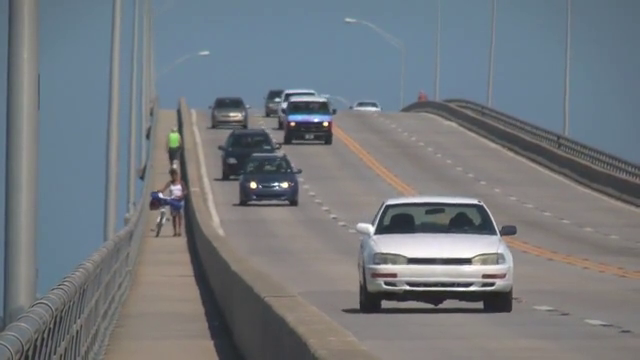
#> input picture frame 91 of Mean Shift Single Object Tracking/slow_traffic_small.mp4, 640 x 360 px, given in place of ballmotion.m4v, which was not available
$ jupyter execute --allow-errors MeanShiftObjectTracking-checkpoint.ipynb   (shell and % lines are left out)   (text cells are left out)
#> lines starting #> are read from the running program, lines starting #| are printed output that depends on the picture; after the words box and inside, x2 and y2 are one past the last pixel; in counts of white or black regions, pixels touching at a corner belong together; pictures that were not available may be replaced by others from this repository, and a replacement may not be noted
[cell 1]
import numpy as np
from sklearn.cluster import MeanShift, estimate_bandwidth
from sklearn.datasets import make_blobs

[cell 2]
#Generate sample data
centers = [[1,1],[-1,-1],[1,-1]]
X, y = make_blobs(n_samples = 10000, centers = centers, cluster_std = 0.6)

[cell 3]
#Identify Bandwidth
bandwidth = estimate_bandwidth(X, quantile = 0.2)

[cell 4]
ms = MeanShift(bandwidth = bandwidth, bin_seeding = True)
ms.fit(X)
labels = ms.labels_
cluster_centers  = ms.cluster_centers_

[cell 5]
labels_unique = np.unique(labels)
n_clusters= len(labels_unique)

print("number of estimated clusters: %d" % n_clusters)

[cell 6]
#plot result
import matplotlib.pyplot as plt
fig,ax = plt.subplots(1,2,figsize=(16,6))
ax[0].scatter(X[:,0],X[:,1],s=5,c=y)
ax[0].set_title('Original Data Distribution')
ax[1].scatter(X[:,0],X[:,1],s=5,c=labels)
ax[1].plot(cluster_centers[:,0],cluster_centers[:,1], 'o', markersize=10, c='black')
ax[1].set_title('Estimated number of clusters : %d' %n_clusters)
plt.show()
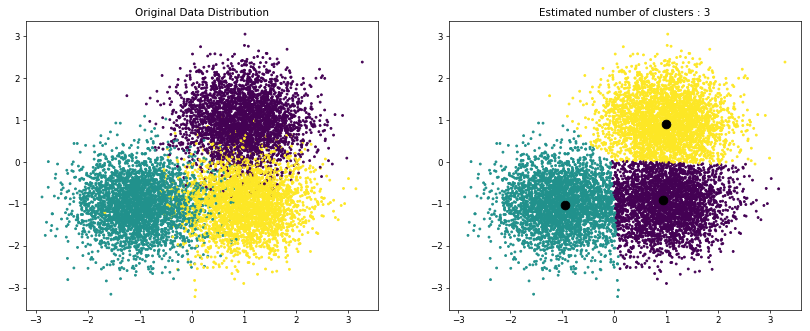
#> figure drawn by matplotlib, 2 panels

[cell 7]
import matplotlib.pyplot as plt
from PIL import Image

#> (a cell that did not finish here is left out)

#> (a cell that did not finish here is left out)

#> (a cell that did not finish here is left out)

#> (a cell that did not finish here is left out)

[cell 12]
labels_unique = np.unique(labels)
#> labels_unique = [0, 1, 2]
n_clusters= len(labels_unique)
#> n_clusters = 3

print("number of estimated clusters: %d" % n_clusters)
#| number of estimated clusters: 3

[cell 13]
#plot result
import matplotlib.pyplot as plt
fig,ax = plt.subplots(1,2,figsize=(16,6))
ax[0].axis('off')
#> (the rest of this cell did not finish here and is left out)

[cell 14]
def GaussianKernel(X_arr,X, X_central):
    sig_arr = np.std(X_arr,axis = 0)
    sig_arr = np.ravel(sig_arr)
    dist_sum = 0
    for i in range(len(X)):
        d1 = [X[i]-X_central[i]]/sig_arr[i]
        dist_sum += d1**2
        kernel_val = np.exp(-0.5*dist_sum)
    return(kernel_val)

[cell 15]
import numpy as np
import cv2

[cell 16]
def resize(img):
    return cv2.resize(img,(512,512)) # arg1- input image, arg- output_width, output_height

[cell 17]
cap=cv2.VideoCapture("C:\\Users\\venka\\Downloads\\ballmotion.m4v")
ret,frame=cap.read()
#> frame is the input picture: shape (360, 640, 3); mean B, G, R 126.6, 121.2, 115.7

while ret==True:
    ret,frame=cap.read()
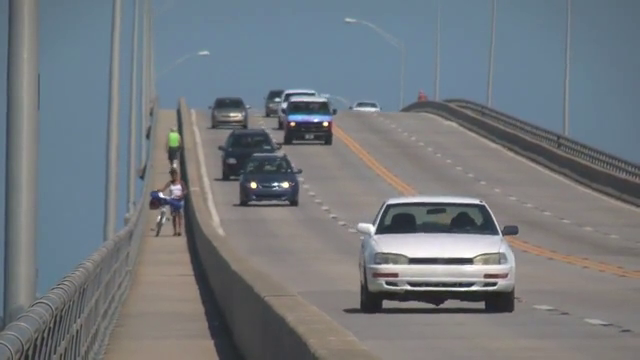
#> input picture frame 92 of Mean Shift Single Object Tracking/slow_traffic_small.mp4, 640 x 360 px, given in place of ballmotion.m4v, which was not available
#> frame is the input picture: shape (360, 640, 3); mean B, G, R 126.3, 121.1, 115.4
    #cv2.imshow("frame",resize(frame))
    cv2.imshow("frame",frame)
    key=cv2.waitKey(10)
#> (key q is pressed here)
    if key==ord('q') or ret == False:
        break
cv2.waitKey(0)
cv2.destroyAllWindows()

[cell 18]
cap=cv2.VideoCapture('C:\\Users\\venka\\Downloads\\ballmotion.m4v')
ret,frame=cap.read()
hsv=cv2.cvtColor(frame,cv2.COLOR_BGR2HSV)
#> hsv: shape (360, 640, 3); mean H, S, V 67.8, 39.8, 131.8
cv2.imshow("frame",frame)

# [6 lines of commented-out code are left out]

[cell 19]
cap=cv2.VideoCapture('C:\\Users\\venka\\Downloads\\ballmotion.m4v')


ret,frame=cap.read()
l_b=np.array([0,230,170])# lower hsv bound for red
u_b=np.array([255,255,220])# upper hsv bound to red

mask_arr = []
while ret==True:
    ret,frame=cap.read()

    hsv=cv2.cvtColor(frame,cv2.COLOR_BGR2HSV)
#> hsv: shape (360, 640, 3); mean H, S, V 67.5, 39.8, 131.5
    mask=cv2.inRange(hsv,l_b,u_b)
#> mask: shape (360, 640); every value is 0

    frame = cv2.bitwise_and(frame, frame, mask=mask)
#> frame: shape (360, 640, 3); every value is 0
    cv2.imshow('image', frame)

    # [7 lines of commented-out code are left out]


    key=cv2.waitKey(1)
#> (key q is pressed here)
    #if key==ord('q') or ret == False:
    if  cv2.waitKey(1) & 0xFF == ord('q'):
#> (key q is pressed here)
#> `contours,_= cv2.findContours(mask,cv2.RETR_TREE,cv2.CHAIN_APPROX_SIMPLE)`: contours = []
        break

cv2.waitKey(0)
cv2.destroyAllWindows()

[cell 20]
import os
print(os.getcwd())

[cell 21]
import numpy as np
import pandas as pd

df = pd.DataFrame( np.where(mask_arr!=0))
df.to_csv("t1.csv")

#print(type(mask_arr))

[cell 22]
cap=cv2.VideoCapture('C:\\Users\\venka\\Downloads\\ballmotion.m4v')


ret,frame=cap.read()
l_b=np.array([0,230,170])# lower hsv bound for red
u_b=np.array([255,255,220])# upper hsv bound to red

#> (the rest of this cell did not finish here and is left out)

[cell 23]
#(x,y,w,h) (178,1075,4,5)

[cell 24]
import cv2
cap = cv2.VideoCapture('C:\\Users\\venka\\Downloads\\slow_traffic_small.mp4')
# take first frame of the video
ret,frame = cap.read()
# setup initial location of window
x, y, w, h = 178, 2000, 4, 5 # simply hardcoded the values
track_window = (x, y, w, h)
cv2.rectangle(frame,(x,y),(x+w,y+h),(0,255,0),4)
cv2.imshow("frame",frame)

key=cv2.waitKey(10)
#> (key q is pressed here)
if key==ord('q') or ret == False:
    cv2.waitKey(0)
    cv2.destroyAllWindows()

[cell 25]
import numpy as np
import cv2 as cv

[cell 26]
cap = cv.VideoCapture('C:\\Users\\venka\\Downloads\\slow_traffic_small.mp4')

[cell 27]
# take first frame of the video
ret,frame = cap.read()

[cell 28]
# setup initial location of window
x, y, w, h = 300, 200, 100, 100 # simply hardcoded the values
track_window = (x, y, w, h)

[cell 29]
# set up the ROI for tracking
roi = frame[y:y+h, x:x+w]
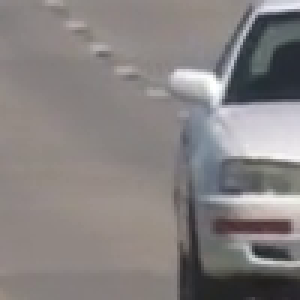
#> roi: shape (100, 100, 3) (shown 3 times larger); mean B, G, R 129, 129.7, 134.4
hsv_roi =  cv.cvtColor(roi, cv.COLOR_BGR2HSV)
#> hsv_roi: shape (100, 100, 3); mean H, S, V 44.5, 20.4, 136.6
mask = cv.inRange(hsv_roi, np.array((0., 60.,32.)), np.array((180.,255.,255.)))
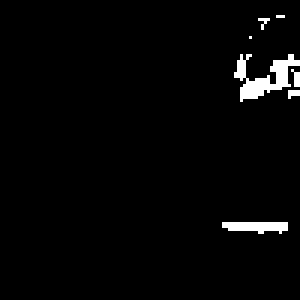
#> mask: shape (100, 100) (shown 3 times larger); 2.4% white; 7 white regions (5 under 20 px), largest, box (x1, y1, x2, y2) and area: (78, 18, 100, 34) 145, (74, 74, 96, 78) 67
roi_hist = cv.calcHist([hsv_roi],[0],mask,[180],[0,180])
#> roi_hist = 180 values, max 61 at index 108, min 0 at index 1, mean 1.35
cv.normalize(roi_hist,roi_hist,0,255,cv.NORM_MINMAX)
#> Out = 180 values, max 255 at index 108, min 0 at index 1, mean 5.64

[cell 30]
# Setup the termination criteria, either 10 iteration or move by at least 1 pt
term_crit = ( cv.TERM_CRITERIA_EPS | cv.TERM_CRITERIA_COUNT, 10, 1 )

[cell 31]
while(1):
    ret, frame = cap.read()

    if ret == True:
        hsv = cv.cvtColor(frame, cv.COLOR_BGR2HSV)
        dst = cv.calcBackProject([hsv],[0],roi_hist,[0,180],1)
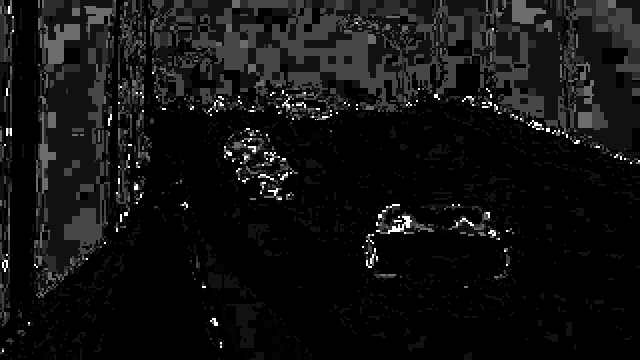
#> dst: shape (360, 640); min 0, max 255, mean 17.7

        # apply meanshift to get the new location
        ret, track_window = cv.meanShift(dst, track_window, term_crit)
#> ret = 3; track_window = (342, 182, 100, 100)

        # Draw it on image
        x,y,w,h = track_window
#> x = 342; y = 182; w = 100; h = 100
        img2 = cv.rectangle(frame, (x,y), (x+w,y+h), 255,2)
        cv.imshow('img2',img2)

        k = cv.waitKey(1)
#> (key q is pressed here)
        if k==ord('q') or ret == False:
            cv.waitKey(0)
    else:
        break

cv.destroyAllWindows()

$ run again, starting later in the video
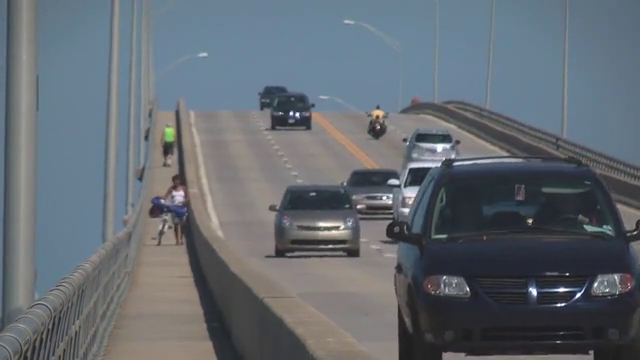
#> input picture frame 411 of Mean Shift Single Object Tracking/slow_traffic_small.mp4, 640 x 360 px, given in place of ballmotion.m4v, which was not available
#> labels_unique = [0, 1, 2]
#> n_clusters = 3
#| number of estimated clusters: 3
#> frame is the input picture: shape (360, 640, 3); mean B, G, R 113.8, 106.6, 99.3
#> frame: shape (360, 640, 3); every value is 0
#> contours = []
#> hsv_roi: shape (100, 100, 3); mean H, S, V 51.9, 21.9, 120.3
#> `mask = cv.inRange(hsv_roi, np.array((0., 60.,32.)), np.array((180.,255..`:
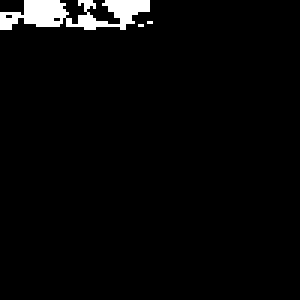
#> mask: shape (100, 100) (shown 3 times larger); 3% white; 3 white regions (2 under 20 px), largest, box (x1, y1, x2, y2) and area: (0, 0, 50, 10) 295
#> roi_hist = 180 values, max 108 at index 106, min 0 at index 0, mean 1.66
#> Out = 180 values, max 255 at index 106, min 0 at index 0, mean 3.92
#> `dst = cv.calcBackProject([hsv],[0],roi_hist,[0,180],1)`:
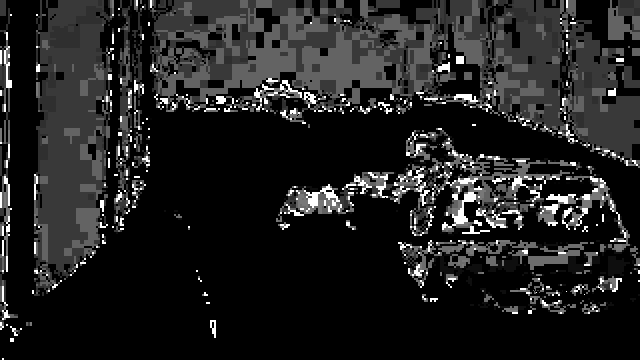
#> dst: shape (360, 640); min 0, max 255, mean 33.2
#> ret = 2; track_window = (277, 148, 100, 100)
#> x = 277; y = 148; w = 100
